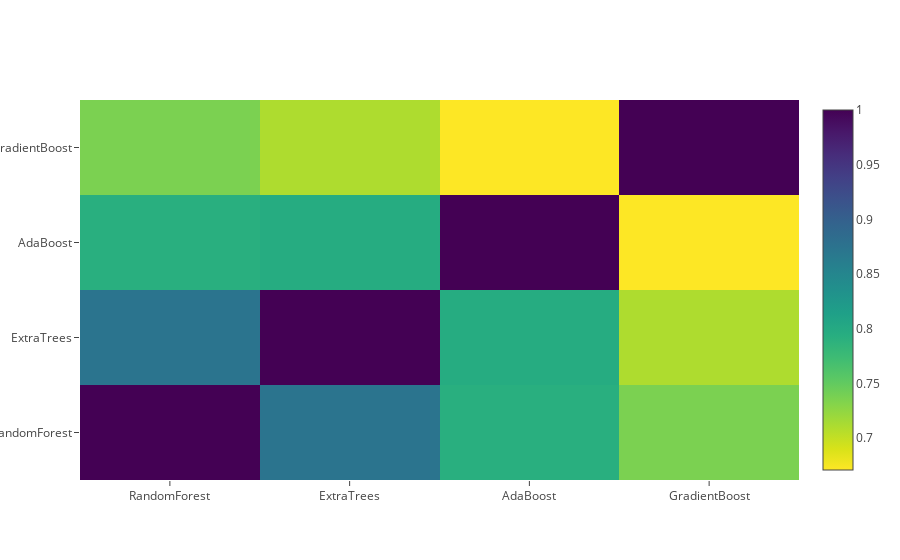

Notebook cell for this chart:
### Markdown cell above
**Correlation Heatmap of the Second Level Training set**

### Code cell
data = [
    go.Heatmap(
        z= base_predictions_train.astype(float).corr().values ,
        x=base_predictions_train.columns.values,
        y= base_predictions_train.columns.values,
          colorscale='Viridis',
            showscale=True,
            reversescale = True
    )
]
py.iplot(data, filename='labelled-heatmap')

### Figure 1 — Plotly figure (JSON) as saved in the notebook; plotly's stock layout.template omitted (floating-point values rounded to 4 significant figures)
{"data": [{"colorscale": "Viridis", "reversescale": true, "showscale": true, "type": "heatmap", "uid": "c5eda7e6-c815-11e8-a13e-3010b392ab48", "x": ["RandomForest", "ExtraTrees", "AdaBoost", "GradientBoost"], "y": ["RandomForest", "ExtraTrees", "AdaBoost", "GradientBoost"], "z": [[1, 0.8732, 0.7925, 0.7367], [0.8732, 1, 0.797, 0.7102], [0.7925, 0.797, 1, 0.6709], [0.7367, 0.7102, 0.6709, 1]]}], "layout": {}}
